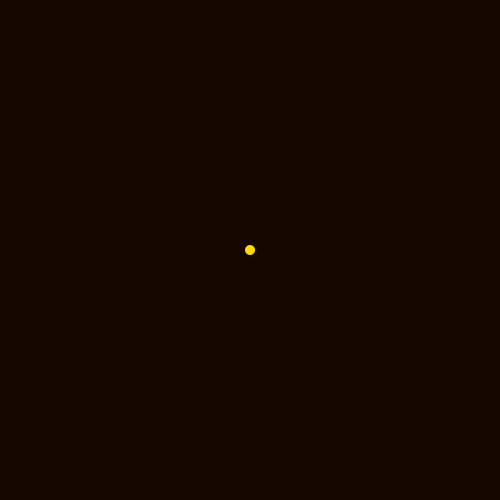
Frame 1 (no input)
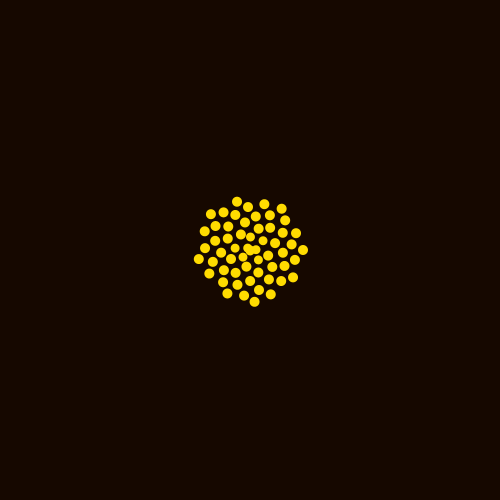
Frame 60 (the mouse pressed at the canvas centre just before this capture)
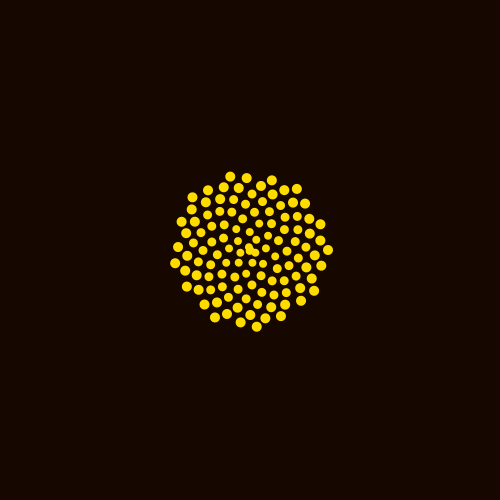
Frame 120 (the mouse held since frame 60 and released just before this capture)

The Processing sketch that drew these frames (run headless with seeded random() and noise(); from frame 60 on, the mouse is pressed at the canvas centre):

// Processing sketch: tournesol
// ── tournesol.pde
final float PHI = (1 + sqrt(5))/2;  //golden ratio
ArrayList<Ball> balls;
int counter = 0;


/*------------------------------*/


void setup()
{
  size(500, 500);
  balls = new ArrayList<Ball>();
  balls.add (new Ball(10, 0));
  
  noStroke();  
  fill(255, 220, 0);
}


/*------------------------------*/


void draw()
{
  background(22, 8, 0);
 
  //loop backwards to test the balls from the center to the edges
  for (int i = balls.size() - 1; i >= 0; i--)
  {
    Ball b = balls.get(i);
    b.move(i, balls);
    b.display();
    if (b.isDead())  balls.remove(i);    
  }
  
  
  counter++;
  balls.add (new Ball(10 - (counter%500)/50, counter*PHI*TAU));  
}


/*------------------------------*/


class Ball
{
  PVector center,  //screen center
             pos,  //position
             dir;  //direction
  float diam;  //diameter
  
  ////////////
  
  Ball(float diam_, float angle)
  {
    center = new PVector(width/2, height/2, 1); 
    pos = center.get();
    dir = new PVector(cos(angle), sin(angle), 0);
    diam = diam_;
  }
  
  ///////////
  
  void move(int id, ArrayList<Ball> balls)
  {
    //tests if balls created afterwards are too close
    for (int i = id + 1; i < balls.size() - 1; i++)
    {
      Ball b = balls.get(i);
      if (PVector.dist(pos, b.pos) < 12)  pos.add(dir);
    }
  }
   
  /////////// 
   
  void display()
  {
    ellipse(pos.x, pos.y, diam, diam);
  }
  
  ///////////
  
  boolean isDead()
  {
    if (PVector.dist(pos, center) > width/2) return true;
    else return false;
  }
}
